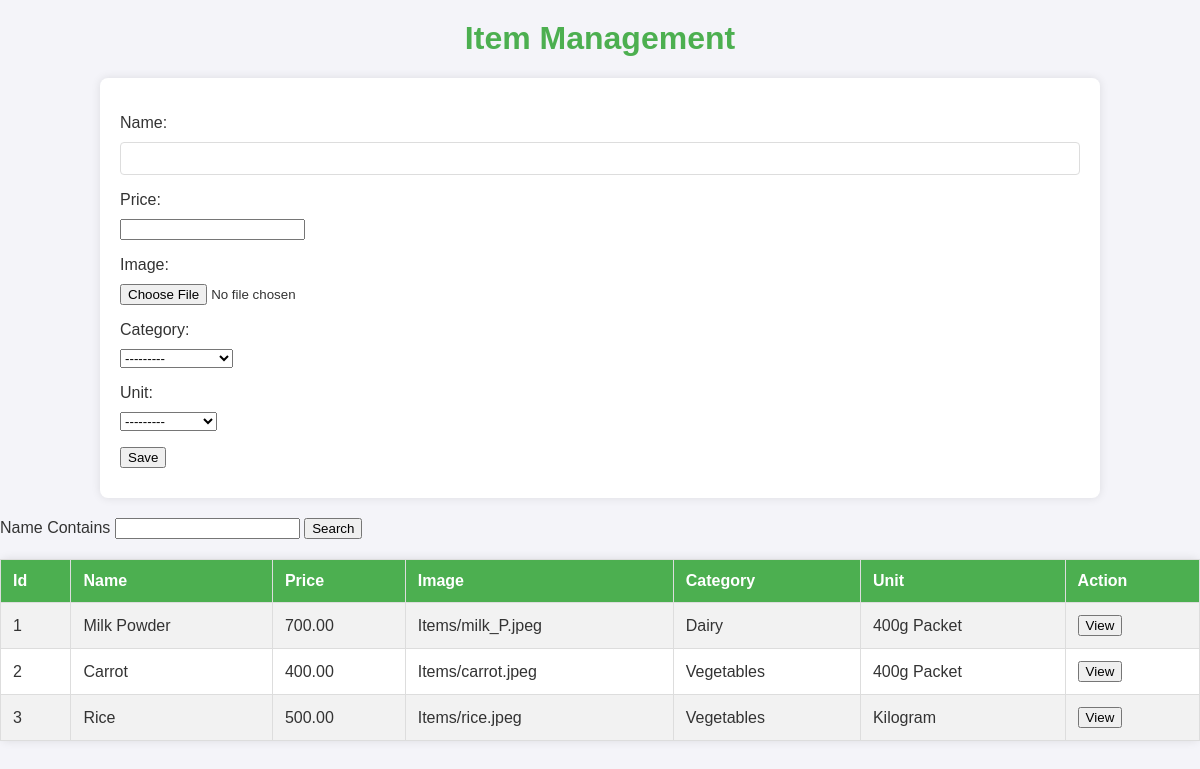
The app's page /app/Item/ with its own data.
### app/models.py (models this page shows, shortened)
class Category (models.Model):
    name = models.CharField(max_length = 20)
    def __str__ (self):
        return self.name

class Unit (models.Model):
    name = models.CharField(max_length = 20)
    def __str__ (self):
        return self.name

class Item (models.Model):
    name = models.CharField(max_length = 20)
    price = models.DecimalField(max_digits = 8, decimal_places = 2)
    image = models.ImageField(upload_to = 'Items')
    Category = models.ForeignKey(Category, on_delete = models.CASCADE)
    Unit = models.ForeignKey(Unit, on_delete = models.CASCADE)

### app/views.py (the view)
# urls.py: path('Item/', views.Itemview),
def Itemview(request):
    page_number = request.GET.get('page')
    filter = ItemFilter (request.GET, queryset=Item.objects.all())
    Items = filter.qs
    paginator = Paginator(Items, 3)
    page = paginator.get_page(page_number)
    if request.method == 'POST':
        form = ItemForm(request.POST)
    else:
        form = ItemForm()
    context = {'form':form, 'page':page}
    return render(request, 'Item.html', context)

### app/forms.py
class  ItemForm (forms.ModelForm) :
    class Meta:
        model = Item
        fields = '__all__'

### app/templates/Item.html (shortened to what this page needs)
<html>
<h1>Item Management</h1>
<head>
</head>
<form method="POST">
    {{form.as_p}}
    <input type="submit" value="Save">
</form>
<label>Name Contains</label>
<input>
<button>Search</button>
<table border="1">
<tr>
<th>Id</th>
<th>Name</th>
<th>Price</th>
<th>Image</th>
<th>Category</th>
<th>Unit</th>
<th>Action</th>
</tr>
{% for Item in page %}
<tr>
    <td>{{Item.id}}</td>
    <td>{{Item.name}}</td>
    <td>{{Item.price}}</td>
    <td>{{Item.image}}</td>
    <td>{{Item.Category}}</td>
    <td>{{Item.Unit}}</td>
    <td><button>View</button></td>
</tr>
{% endfor %}
</table>
</html>

### app/templates/Item.html (style rules this page uses)
h1 { text-align: center; margin-top: 20px; color: #4CAF50; }
form, table, .pagination { width: 80%; margin: 20px auto; background: #fff; padding: 20px; box-shadow: 0 0 10px rgba(0, 0, 0, 0.1); border-radius: 8px; }
form label, form input, form button { display: block; margin: 10px 0; }
form input[type="text"] { width: 100%; padding: 8px; box-sizing: border-box; border: 1px solid #ddd; border-radius: 4px; }
table { border-collapse: collapse; width: 100%; margin-top: 20px; }
table, th, td { border: 1px solid #ddd; }
th, td { padding: 12px; text-align: left; }
th { background-color: #4CAF50; color: white; }
tr:nth-child(even) { background-color: #f2f2f2; }

### records on screen
Item: id "1", name "Milk Powder", price "700.00", image "Items/milk_P.jpeg", Category "Dairy", Unit "400g Packet"
Item: id "2", name "Carrot", price "400.00", image "Items/carrot.jpeg", Category "Vegetables", Unit "400g Packet"
Item: id "3", name "Rice", price "500.00", image "Items/rice.jpeg", Category "Vegetables", Unit "Kilogram"
